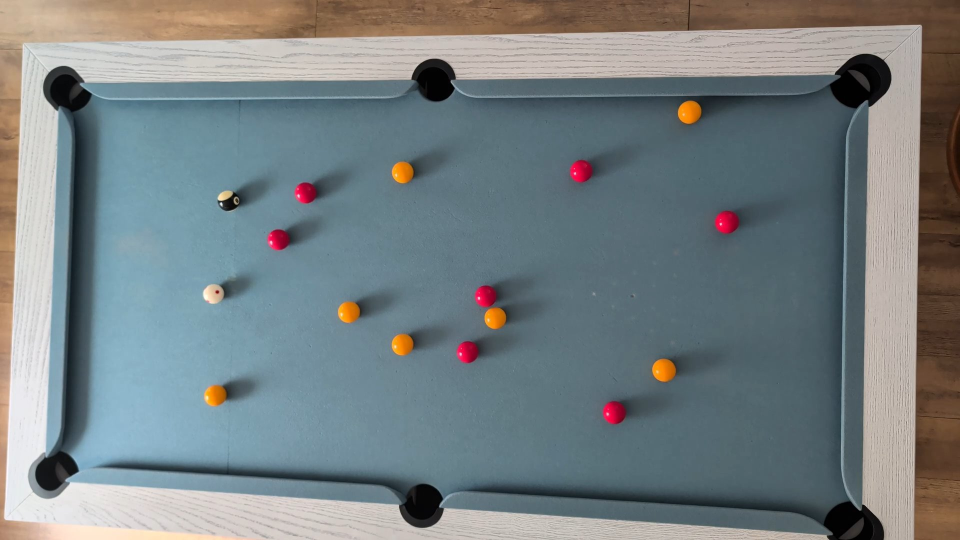
#> input picture tests/fixtures/poolgame/pixel-table.jpg, 1920 x 1080 px (shown at 1/2 size)
$ python Generate-VisionNegatives.py
#> lines starting #> are read from the running program, lines starting #| are printed output that depends on the picture; after the words box and inside, x2 and y2 are one past the last pixel; in counts of white or black regions, pixels touching at a corner belong together
"""Deterministic stress variants of the labelled frame, not held-out real images."""
from pathlib import Path
import json
import cv2
import numpy as np

root = Path(__file__).resolve().parents[1] / "tests/fixtures/poolgame"
frame = cv2.imread(str(root / "pixel-table.jpg"))
#> frame is the input picture: shape (1080, 1920, 3); mean B, G, R 130.3, 127.9, 118.7
assert frame is not None
variants = {"synthetic-empty": np.full_like(frame, (110, 120, 25)),
            "synthetic-dim": np.clip(frame.astype(np.float64) * .75, 0, 255).astype(np.uint8),
            "synthetic-dark": np.clip(frame.astype(np.float64) * .4, 0, 255).astype(np.uint8)}
covered = frame.copy()
cv2.ellipse(covered, (1000, 570), (170, 150), 0, 0, 360, (75, 130, 185), -1)
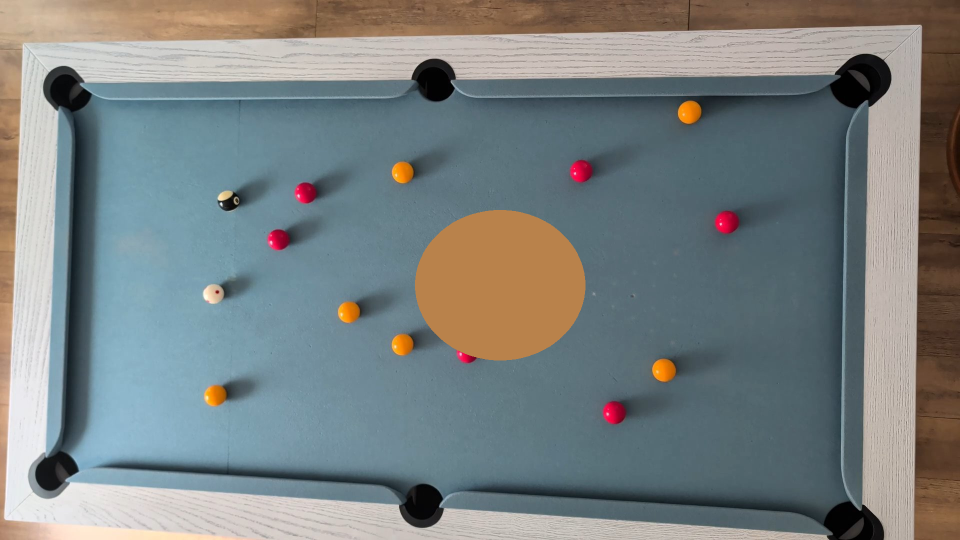
#> covered: shape (1080, 1920, 3) (shown at 1/2 size); 3.88% of pixels changed, all inside (x1, y1, x2, y2) = (830, 420, 1171, 721)
variants["synthetic-obstruction"] = covered
edge = frame.copy()
cv2.rectangle(edge, (100, 520), (740, 680), (75, 130, 185), -1)
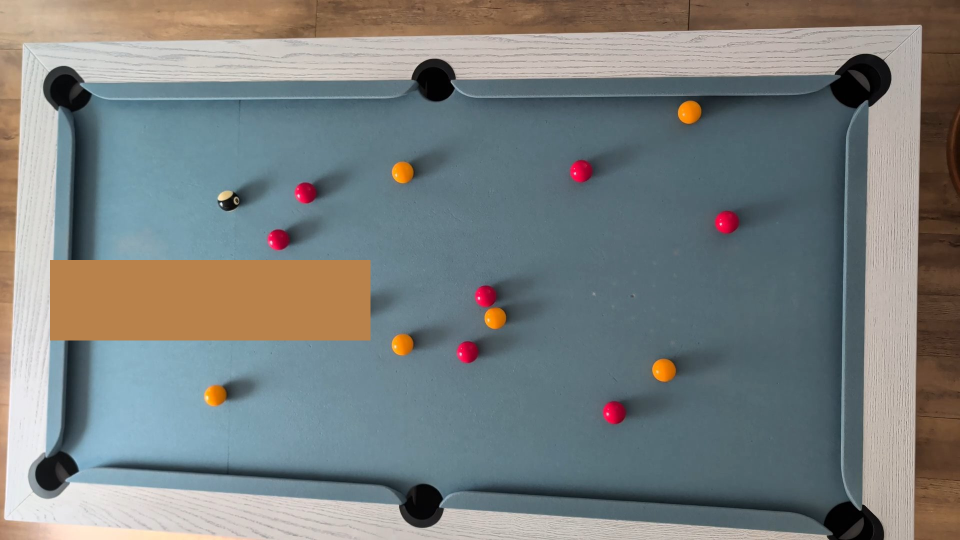
#> edge: shape (1080, 1920, 3) (shown at 1/2 size); 4.98% of pixels changed, all inside (x1, y1, x2, y2) = (100, 520, 741, 681)
variants["synthetic-edge-obstruction"] = edge
#> (the run stopped early here; a loop or call above may not have finished)

$ run again, with tests/fixtures/poolgame/pixel-cushion-shadow.jpg copied over tests/fixtures/poolgame/pixel-table.jpg
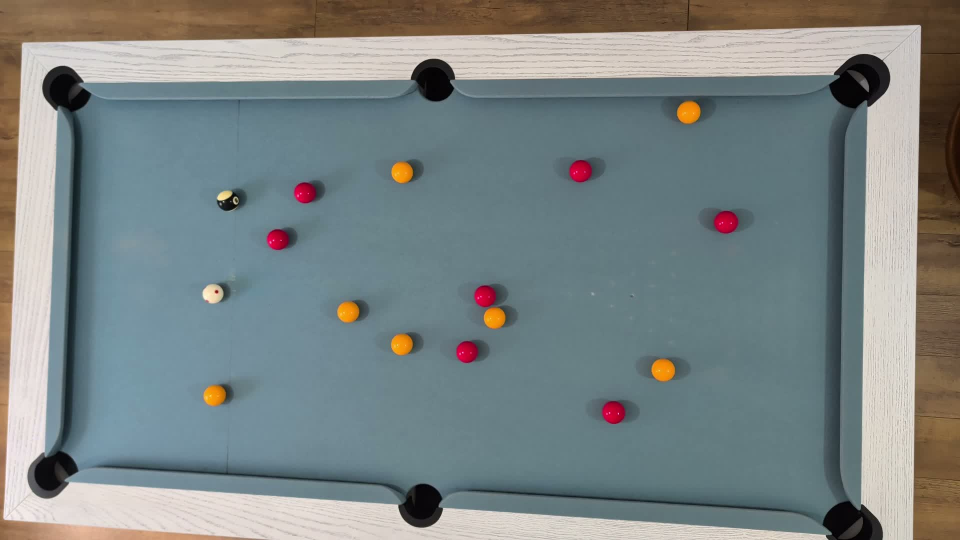
#> input picture tests/fixtures/poolgame/pixel-cushion-shadow.jpg, 1920 x 1080 px (shown at 1/2 size)
#> frame is the input picture: shape (1080, 1920, 3); mean B, G, R 132.3, 132.5, 123.6
#> `cv2.ellipse(covered, (1000, 570), (170, 150), 0, 0, 360, (75, 130, 185..`:
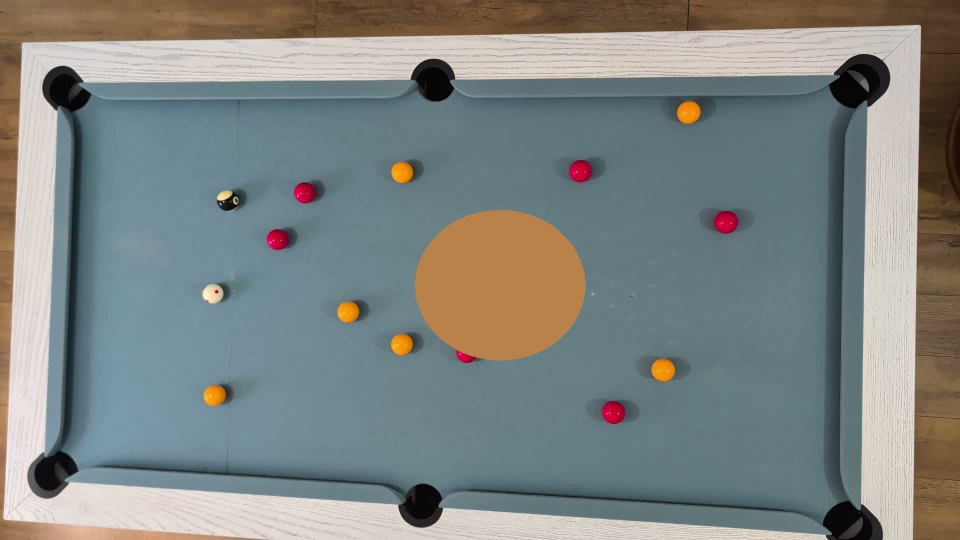
#> covered: shape (1080, 1920, 3) (shown at 1/2 size); 3.88% of pixels changed, all inside (x1, y1, x2, y2) = (830, 420, 1171, 721)
#> `cv2.rectangle(edge, (100, 520), (740, 680), (75, 130, 185), -1)`:
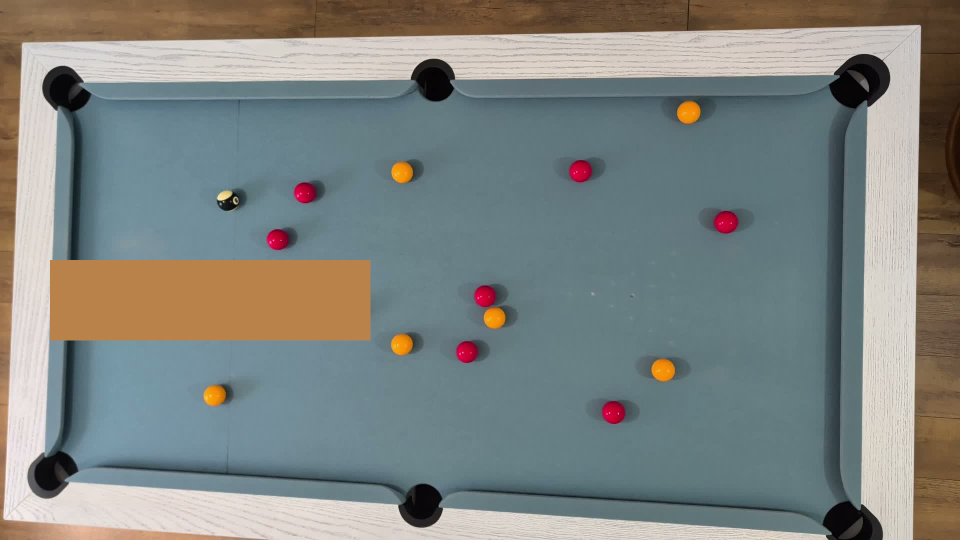
#> edge: shape (1080, 1920, 3) (shown at 1/2 size); 4.98% of pixels changed, all inside (x1, y1, x2, y2) = (100, 520, 741, 681)
